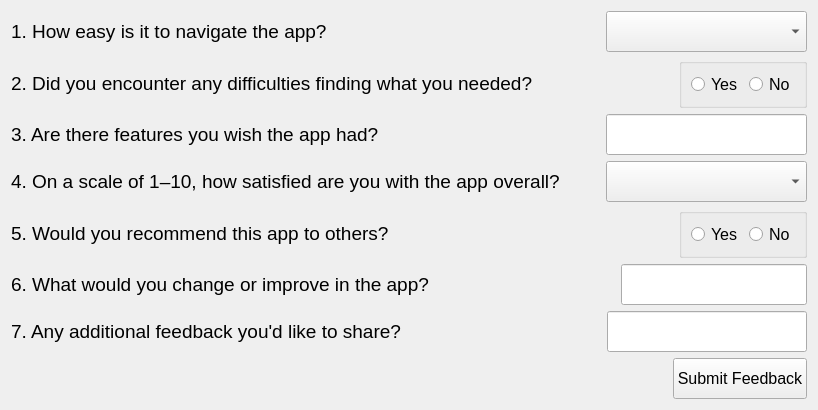
        <widget class="QWidget" name="feedback_page">
         <layout class="QVBoxLayout" name="verticalLayout">
          <item>
           <layout class="QHBoxLayout" name="horizontalLayout_19">
            <item>
             <widget class="QLabel" name="label_22">
              <property name="font">
               <font>
                <pointsize>14</pointsize>
               </font>
              </property>
              <property name="text">
               <string>1. How easy is it to navigate the app?</string>
              </property>
             </widget>
            </item>
            <item>
             <spacer name="horizontalSpacer_13">
              <property name="orientation">
               <enum>Qt::Orientation::Horizontal</enum>
              </property>
              <property name="sizeHint" stdset="0">
               <size>
                <width>40</width>
                <height>20</height>
               </size>
              </property>
             </spacer>
            </item>
            <item>
             <widget class="QComboBox" name="feedbackDD1">
              <property name="minimumSize">
               <size>
                <width>201</width>
                <height>41</height>
               </size>
              </property>
              <property name="font">
               <font>
                <pointsize>12</pointsize>
               </font>
              </property>
              <property name="placeholderText">
               <string>Choose</string>
              </property>
             </widget>
            </item>
           </layout>
          </item>
          <item>
           <layout class="QHBoxLayout" name="horizontalLayout_16">
            <item>
             <widget class="QLabel" name="label_21">
              <property name="font">
               <font>
                <pointsize>14</pointsize>
               </font>
              </property>
              <property name="text">
               <string>2. Did you encounter any difficulties finding what you needed?</string>
              </property>
             </widget>
            </item>
            <item>
             <spacer name="horizontalSpacer_12">
              <property name="orientation">
               <enum>Qt::Orientation::Horizontal</enum>
              </property>
              <property name="sizeHint" stdset="0">
               <size>
                <width>40</width>
                <height>20</height>
               </size>
              </property>
             </spacer>
            </item>
            <item>
             <widget class="QGroupBox" name="groupBox">
              <property name="maximumSize">
               <size>
                <width>16777215</width>
                <height>51</height>
               </size>
              </property>
              <property name="title">
               <string/>
              </property>
              <property name="alignment">
               <set>Qt::AlignmentFlag::AlignHCenter|Qt::AlignmentFlag::AlignTop</set>
              </property>
              <property name="flat">
               <bool>true</bool>
              </property>
              <layout class="QHBoxLayout" name="horizontalLayout_11">
               <property name="leftMargin">
                <number>9</number>
               </property>
               <property name="topMargin">
                <number>0</number>
               </property>
               <property name="bottomMargin">
                <number>0</number>
               </property>
               <item>
                <widget class="QRadioButton" name="feedbackRadioYes1">
                 <property name="minimumSize">
                  <size>
                   <width>0</width>
                   <height>41</height>
                  </size>
                 </property>
                 <property name="font">
                  <font>
                   <pointsize>12</pointsize>
                  </font>
                 </property>
                 <property name="text">
                  <string>Yes</string>
                 </property>
                </widget>
               </item>
               <item>
                <widget class="QRadioButton" name="feedbackRadioNo1">
                 <property name="minimumSize">
                  <size>
                   <width>0</width>
                   <height>41</height>
                  </size>
                 </property>
                 <property name="font">
                  <font>
                   <pointsize>12</pointsize>
                  </font>
                 </property>
                 <property name="text">
                  <string>No</string>
                 </property>
                </widget>
               </item>
              </layout>
             </widget>
            </item>
           </layout>
          </item>
          <item>
           <layout class="QHBoxLayout" name="horizontalLayout_15">
            <item>
             <widget class="QLabel" name="label_20">
              <property name="font">
               <font>
                <pointsize>14</pointsize>
               </font>
              </property>
              <property name="text">
               <string>3. Are there features you wish the app had?</string>
              </property>
             </widget>
            </item>
            <item>
             <spacer name="horizontalSpacer_11">
              <property name="orientation">
               <enum>Qt::Orientation::Horizontal</enum>
              </property>
              <property name="sizeHint" stdset="0">
               <size>
                <width>40</width>
                <height>20</height>
               </size>
              </property>
             </spacer>
            </item>
            <item>
             <widget class="QLineEdit" name="feedbackLE1">
              <property name="minimumSize">
               <size>
                <width>201</width>
                <height>41</height>
               </size>
              </property>
              <property name="maximumSize">
               <size>
                <width>201</width>
                <height>16777215</height>
               </size>
              </property>
              <property name="font">
               <font>
                <pointsize>12</pointsize>
               </font>
              </property>
             </widget>
            </item>
           </layout>
          </item>
          <item>
           <layout class="QHBoxLayout" name="horizontalLayout_14">
            <item>
             <widget class="QLabel" name="label_17">
              <property name="font">
               <font>
                <pointsize>14</pointsize>
               </font>
              </property>
              <property name="text">
               <string>4. On a scale of 1–10, how satisfied are you with the app overall?</string>
              </property>
             </widget>
            </item>
            <item>
             <spacer name="horizontalSpacer_9">
              <property name="orientation">
               <enum>Qt::Orientation::Horizontal</enum>
              </property>
              <property name="sizeHint" stdset="0">
               <size>
                <width>40</width>
                <height>20</height>
               </size>
              </property>
             </spacer>
            </item>
            <item>
             <widget class="QComboBox" name="feedbackDD2">
              <property name="minimumSize">
               <size>
                <width>201</width>
                <height>41</height>
               </size>
              </property>
              <property name="font">
               <font>
                <pointsize>12</pointsize>
               </font>
              </property>
              <property name="placeholderText">
               <string>Choose</string>
              </property>
             </widget>
            </item>
           </layout>
          </item>
          <item>
           <layout class="QHBoxLayout" name="horizontalLayout_12">
            <item>
             <widget class="QLabel" name="label_11">
              <property name="font">
               <font>
                <pointsize>14</pointsize>
               </font>
              </property>
              <property name="text">
               <string>5. Would you recommend this app to others?</string>
              </property>
             </widget>
            </item>
            <item>
             <spacer name="horizontalSpacer_7">
              <property name="orientation">
               <enum>Qt::Orientation::Horizontal</enum>
              </property>
              <property name="sizeHint" stdset="0">
               <size>
                <width>40</width>
                <height>20</height>
               </size>
              </property>
             </spacer>
            </item>
            <item>
             <widget class="QGroupBox" name="groupBox_2">
              <property name="maximumSize">
               <size>
                <width>16777215</width>
                <height>51</height>
               </size>
              </property>
              <property name="title">
               <string/>
              </property>
              <property name="alignment">
               <set>Qt::AlignmentFlag::AlignLeading|Qt::AlignmentFlag::AlignLeft|Qt::AlignmentFlag::AlignVCenter</set>
              </property>
              <property name="flat">
               <bool>true</bool>
              </property>
              <layout class="QHBoxLayout" name="horizontalLayout_13">
               <property name="topMargin">
                <number>0</number>
               </property>
               <property name="bottomMargin">
                <number>0</number>
               </property>
               <item>
                <widget class="QRadioButton" name="feedbackRadioYes2">
                 <property name="minimumSize">
                  <size>
                   <width>0</width>
                   <height>41</height>
                  </size>
                 </property>
                 <property name="font">
                  <font>
                   <pointsize>12</pointsize>
                  </font>
                 </property>
                 <property name="text">
                  <string>Yes</string>
                 </property>
                </widget>
               </item>
               <item>
                <widget class="QRadioButton" name="feedbackRadioNo2">
                 <property name="minimumSize">
                  <size>
                   <width>0</width>
                   <height>41</height>
                  </size>
                 </property>
                 <property name="font">
                  <font>
                   <pointsize>12</pointsize>
                  </font>
                 </property>
                 <property name="text">
                  <string>No</string>
                 </property>
                </widget>
               </item>
              </layout>
             </widget>
            </item>
           </layout>
          </item>
          <item>
           <layout class="QHBoxLayout" name="horizontalLayout_7">
            <item>
             <widget class="QLabel" name="label_10">
              <property name="font">
               <font>
                <pointsize>14</pointsize>
               </font>
              </property>
              <property name="text">
               <string>6. What would you change or improve in the app?</string>
              </property>
             </widget>
            </item>
            <item>
             <spacer name="horizontalSpacer_2">
              <property name="orientation">
               <enum>Qt::Orientation::Horizontal</enum>
              </property>
              <property name="sizeHint" stdset="0">
               <size>
                <width>40</width>
                <height>20</height>
               </size>
              </property>
             </spacer>
            </item>
            <item>
             <widget class="QLineEdit" name="feedbackLE2">
              <property name="minimumSize">
               <size>
                <width>0</width>
                <height>41</height>
               </size>
              </property>
              <property name="maximumSize">
               <size>
                <width>201</width>
                <height>16777215</height>
               </size>
              </property>
              <property name="font">
               <font>
                <pointsize>12</pointsize>
               </font>
              </property>
             </widget>
            </item>
           </layout>
          </item>
          <item>
           <layout class="QHBoxLayout" name="horizontalLayout_6">
            <item>
             <widget class="QLabel" name="label_2">
              <property name="font">
               <font>
                <pointsize>14</pointsize>
               </font>
              </property>
              <property name="text">
               <string>7. Any additional feedback you'd like to share?</string>
              </property>
             </widget>
            </item>
            <item>
             <spacer name="horizontalSpacer">
              <property name="orientation">
               <enum>Qt::Orientation::Horizontal</enum>
              </property>
              <property name="sizeHint" stdset="0">
               <size>
                <width>40</width>
                <height>20</height>
               </size>
              </property>
             </spacer>
            </item>
            <item>
             <widget class="QLineEdit" name="feedbackLE3">
              <property name="minimumSize">
               <size>
                <width>0</width>
                <height>41</height>
               </size>
              </property>
              <property name="maximumSize">
               <size>
                <width>201</width>
                <height>16777215</height>
               </size>
              </property>
              <property name="font">
               <font>
                <pointsize>12</pointsize>
               </font>
              </property>
             </widget>
            </item>
           </layout>
          </item>
          <item>
           <layout class="QHBoxLayout" name="horizontalLayout_20">
            <item>
             <spacer name="horizontalSpacer_14">
              <property name="orientation">
               <enum>Qt::Orientation::Horizontal</enum>
              </property>
              <property name="sizeHint" stdset="0">
               <size>
                <width>40</width>
                <height>20</height>
               </size>
              </property>
             </spacer>
            </item>
            <item>
             <widget class="RippleButton" name="submitFeedbackButton">
              <property name="minimumSize">
               <size>
                <width>0</width>
                <height>41</height>
               </size>
              </property>
              <property name="font">
               <font>
                <pointsize>12</pointsize>
               </font>
              </property>
              <property name="text">
               <string>Submit Feedback</string>
              </property>
             </widget>
            </item>
           </layout>
          </item>
         </layout>
        </widget>
